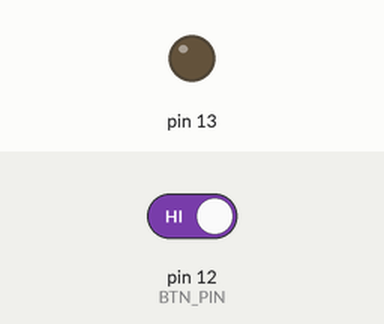
Bench run of a sketch on a simulated Arduino Uno, built with avr-gcc and run on an emulated ATmega328P. Shown: output pins drawn as LEDs (lit = HIGH). Inputs (shaded band) come from the test bench; at power-on: pin 12 (BTN_PIN) HIGH. Random numbers use the default seed unless the sketch sets one; what the sketch prints to the serial monitor is not drawn.

Above: at 3.6 s.
3.7 s: pin 12 (BTN_PIN) driven LOW
At 8.2 s:
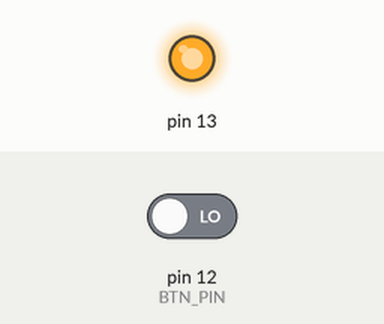
8.5 s: pin 12 (BTN_PIN) driven HIGH
At 9.6 s:
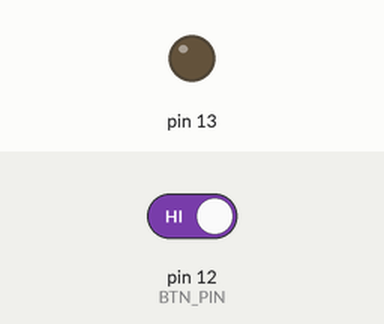
Timing chart, 0 to 11.5 s (numbered marks = the images above; inputs shaded):
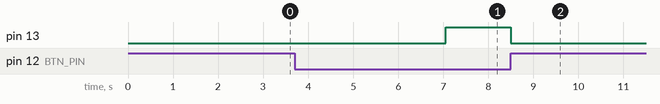

Measured:
- after the input at 3.7 s, pin 13: LOW → HIGH after 3.4 s
- after the input at 8.5 s, pin 13: HIGH → LOW at once

The sketch:

ReactionTest.ino
```cpp
#define BTN_PIN 12

void setup() {
  Serial.begin(9600);
pinMode(BTN_PIN, INPUT);
pinMode(13, OUTPUT);
}

void loop() {
digitalWrite(13, HIGH);
while (digitalRead(BTN_PIN) == LOW) {} // V¨anta tills knapp trycks
digitalWrite(13, LOW);
Serial.println("Tryck s˚a fort du ser lampan lysa!");
delay(random(1000,5000)); // V¨anta slumpm¨assigt mellan 1-5 sekunder
digitalWrite(13, HIGH);
Serial.println("Nu!!");
int millisBefore = millis();
while (digitalRead(BTN_PIN) == LOW) {} // V¨anta tills knapp trycks
digitalWrite(13, LOW);
int reactionTime = millis() - millisBefore; // R¨akna ut reaktionstid
Serial.print("Din reaktionstid: ");
Serial.print(reactionTime);
Serial.println(" millisekunder");
delay(1000); // V¨anta tills man kan b¨orja reaktionstestet igen
}
```
